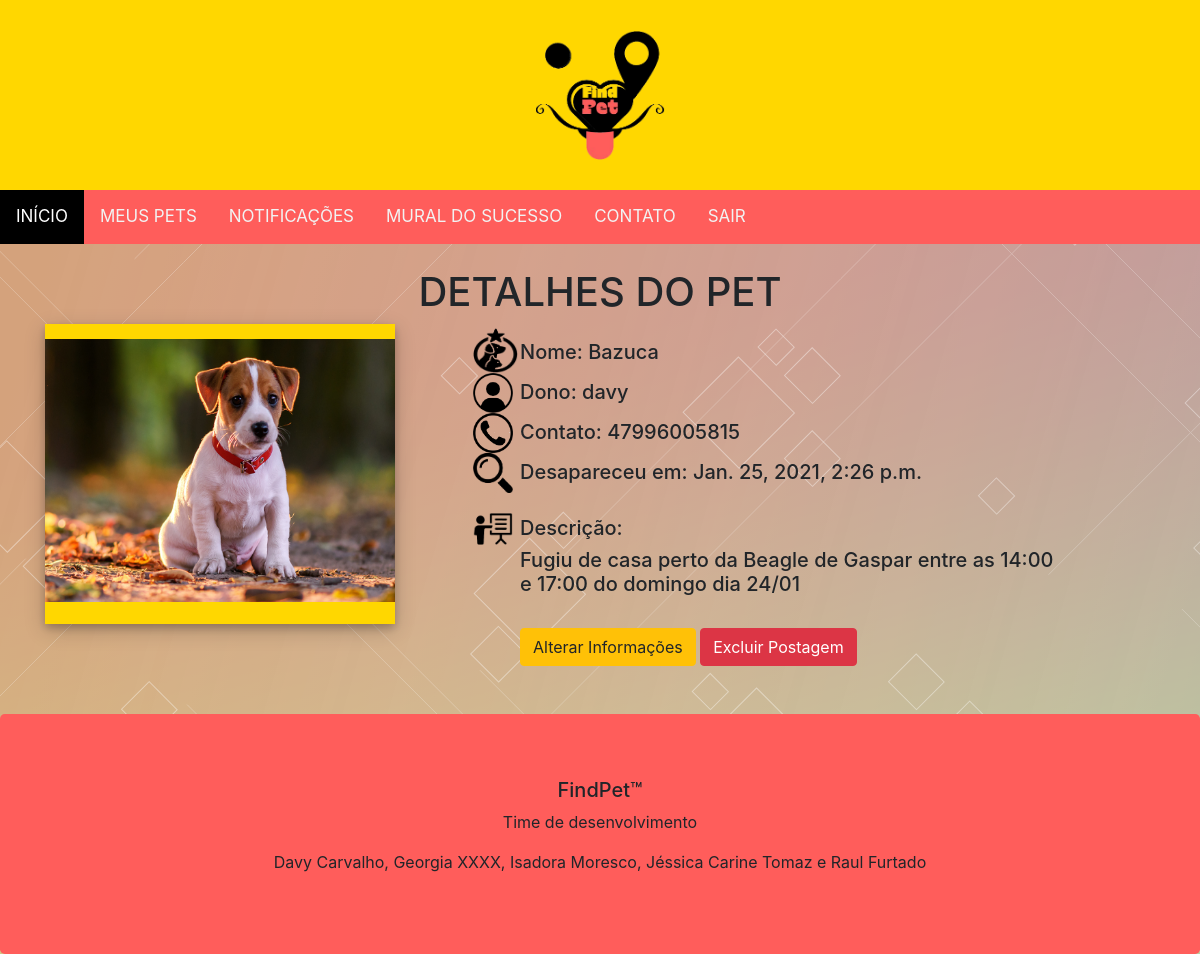
The app's page /pet/detail/1/, older data.
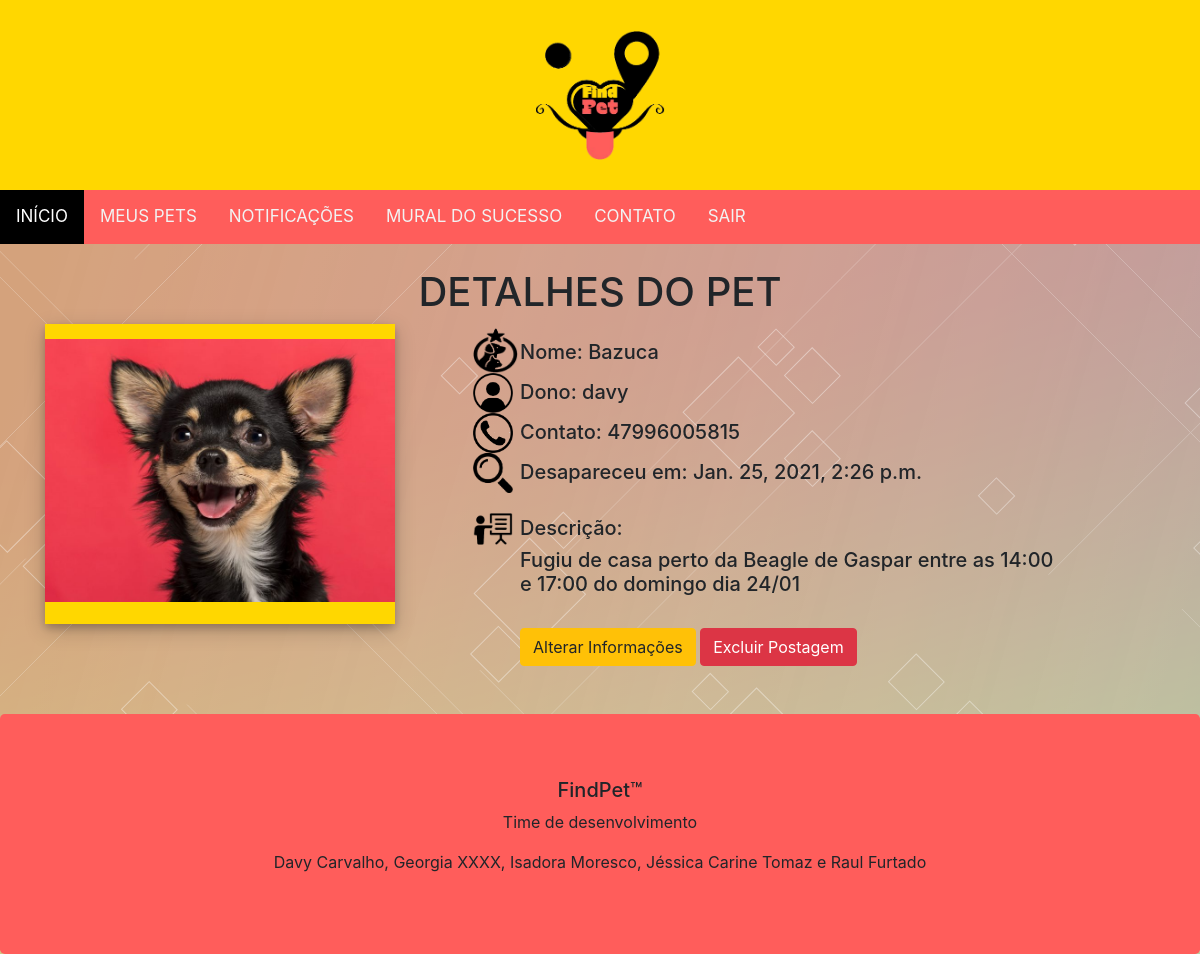
The same page, newer data.
### core/models.py (models this page shows, shortened)
class Pet(models.Model):
    user = models.ForeignKey(User, on_delete=models.CASCADE)
    pet_name = models.CharField(max_length=30, default=None)
    district = models.CharField(max_length=50, default=None)
    city = models.CharField(max_length=100)
    description = models.TextField()
    contact_phone = models.CharField(max_length=11)
    contact_email = models.EmailField()
    begin_date = models.DateTimeField(auto_now_add=True)
    photo = models.ImageField(upload_to='uploaded_pet_photos')
    active = models.BooleanField(default=True)
    class Meta:
        db_table = 'pet'

### core/views.py (the view)
# urls.py: path('pet/detail/<id>/', views.pet_detail, name='pet_detail'),
def pet_detail(request, id):
    pet = Pet.objects.get(active=True, id=id)
    return render(request, 'pet.html', {'pet':pet})

### core/templates/pet.html
{% extends "model-page.html"%}
{% load static %}
{% block content %}
<h1 class='text-center mt-4' >DETALHES DO PET</h1>
<div class='container'>
    <div class='row'>
        <div class='col-sm-4'>
            <div style='box-shadow: 0 4px 8px 0 rgba(0,0,0,0.2), 0 6px 20px 0 rgba(0,0,0,0.2);
                        background-color:#FFD700; width: 350px; height:300px; position: relative; z-index: -1;'>
                <img src='{{pet.photo.url}}' style='width:350px; height: 263px; margin-top:15px;'>
            </div>
        </div>
        <div class='col-sm-1' style='position: relative; z-index: -1;'>
            <img class='ml-5 mt-1' src="{% static 'imgs\icone_pet.png'%}" style="width:45px; height:45px;">
            <img class='ml-5' src="{% static 'imgs\icone_user.png'%}" style="width:40px; height:40px;">
            <img class='ml-5' src="{% static 'imgs\icone_phone.png'%}" style="width:40px; height:40px;">
            <img class='ml-5' src="{% static 'imgs\icone_lupa.png'%}" style="width:40px; height:40px;">
            <img class='ml-5 mt-3' src="{% static 'imgs\icone_description.png'%}" style="width:40px; height:40px;">
        </div>
        <div class='col-sm-6' style='position: relative; z-index: -1;'>
            <h5 class='mt-3'>Nome: {{pet.pet_name}}</h5>
            <h5 class='mt-3'>Dono: {{pet.user}}</h5>
            <h5 class='mt-3'>Contato: {{pet.contact_phone}}</h5>
            <h5 class='mt-3'>Desapareceu em: {{pet.begin_date}}</h5>
            <br>
            <h5 class=''>Descrição:</h5>
            <h5>{{pet.description}}</h5>
            <button href="#" type="button" class="mt-4 btn btn-warning">Alterar Informações</button>
            <button href="#" type="button" class="mt-4 btn btn-danger">Excluir Postagem</button>
        </div>
    </div>
</div>
{% endblock %}

### core/templates/model-page.html (shortened to what this page needs)
{% load static %}
<!DOCTYPE html>
<html>
    <head>
        <link rel="stylesheet" href="{% static 'css/styles.css' %}">
        <link rel="stylesheet" href="https://maxcdn.bootstrapcdn.com/bootstrap/4.5.2/css/bootstrap.min.css">
    </head>
    <body>
        <div class="bg"></div>
        {%include "model-header.html"%}
        {% block content %}{% endblock %}
        {%include "model-footer.html"%}
    </body>
</html>

### core/templates/model-header.html (shortened to what this page needs)
{% load static %}
<div class="header">
    <img src="{% static 'imgs\logosemfundo.png'%}" style="width:130px; height: 130px;"></img>
</div>
<div id="navbar">
    <a class="active" href="/pet/all/">INÍCIO</a>
    <a href="/pet/user/">MEUS PETS</a>
    <a href="#">NOTIFICAÇÕES</a>
    <a href="#">MURAL DO SUCESSO</a>
    <a href="#">CONTATO</a>
    <a href="/logout/">SAIR</a>
</div>

### core/templates/model-footer.html
<div class='jumbotron footer text-center mb-0 mt-5' style='background-color:#FF5D5B'>
    <h5>FindPet™</h5>
    <p>Time de desenvolvimento</p>
    <p>Davy Carvalho, Georgia XXXX, Isadora Moresco, Jéssica Carine Tomaz e Raul Furtado</p>
</div>

### core/static/css/styles.css (style rules this page uses)
body { height: auto; margin: 0; font-size: 28px; font-family: Arial, Helvetica, sans-serif; }
.bg { position: fixed; top: 0; bottom: 0; left: 0; right: 0; height: 100%; min-height: 100%; max-height: 100%; z-index: -30; background-repeat: no-repeat; background-size: cover; animation: animatedBackground 1000s linear infinite; }
.bg:after { content: ""; position: fixed; top: 0; bottom: 0; left: 0; right: 0; z-index: -20; opacity: 0.25; height: 100%; min-height: 100%; max-height: 100%; width: 700%; background-position: center bottom; animation: animatedBk 1500s linear infinite; z-index: -10; }
.bg:before { content: ""; position: absolute; top: 0; bottom: 0; left: 0; right: 0; height: 100%; min-height: 100%; max-height: 100%; width: 700%; opacity: 0.4; background-position: center bottom; animation: animatedBackground 1200s linear infinite; z-index: -10; }

### core/templates/model-header.html (style rules this page uses)
.header { background-color:gold; padding: 30px; text-align: center; }
#navbar { overflow: hidden; background-color: #FF5D5B; }
#navbar a { float: left; display: block; color: #f2f2f2; text-align: center; padding: 14px 16px; text-decoration: none; font-size: 17px; }
#navbar a.active { background-color: black; color: white; }

Row changes from the older to the newer data that the page shows:
changed Pet "Bazuca": photo: a different picture
